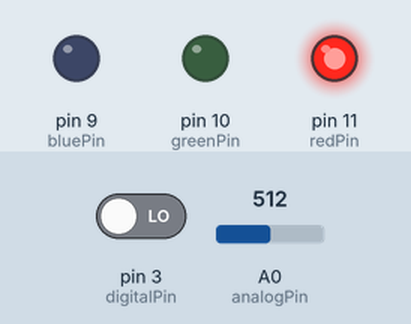
Recording of a sketch running on a simulated Arduino Uno, built with avr-gcc and run on an emulated ATmega328P. Parts: output pins drawn as LEDs (lit = HIGH). Inputs (shaded band) come from the test bench; at power-on: A0 (analogPin) = 512, pin 3 (digitalPin) LOW. What the sketch prints to the serial monitor is not drawn.

Above: at 2.2 s.
2.3 s: A0 (analogPin) set to 163
5.3 s: A0 (analogPin) set to 138
At 6.0 s:
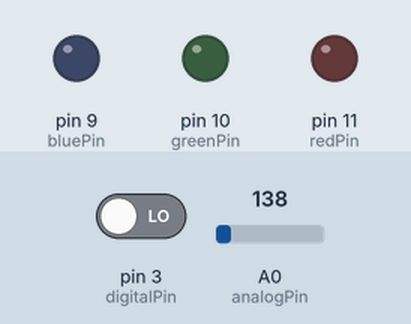
7.0 s: A0 (analogPin) set to 160
At 7.16 s:
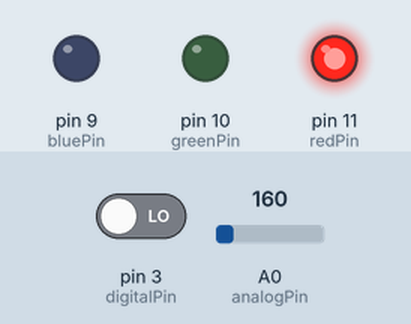
10.0 s: A0 (analogPin) set to 140
At 10.9 s:
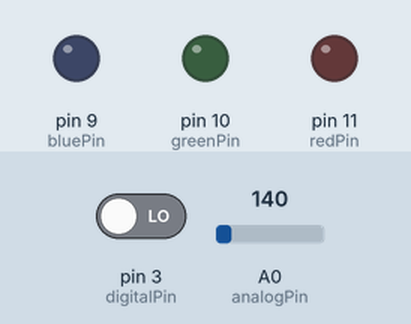
Timing chart, 0 to 12.5 s (numbered marks = the images above; inputs shaded):
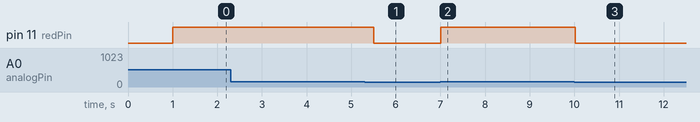

The sketch:

fire_scetch.ino
```cpp
#define analogPin A0 // аналоговый выход MQ135 подключен к пину A0 Arduino
#define digitalPin 3 // цифровой выход подключен к пину 3
int redPin = 11;
int greenPin = 10;
int bluePin = 9;

float analogValue; // для аналогового значения
byte digitalValue; // для цифрового значения, можно, кстати и boolean, но не суть

void setup() {

  Serial.begin(9600); // инициализация последовательного порта
  pinMode(analogPin, INPUT); // режим работы аналогового пина
  pinMode(digitalPin, INPUT); // режим работы цифрового пина

  pinMode(redPin, OUTPUT);
  pinMode(greenPin, OUTPUT);
  pinMode(bluePin, OUTPUT);
  delay(1000); // устаканимся
  }

void loop() {

  /*sudo chown maxim  /dev/ttyACM0
  sudo ln -s /dev/ttyACM0 /dev/ttyUSB0*/
  analogValue = analogRead(analogPin); // чтение аналогового значения
  digitalValue = digitalRead(3); // чтение цифрового значения
  // вывод аналогового значения в последовательный порт

  Serial.print("sid:007,");
  Serial.print("val:"+String(analogValue,0) + ",");

  if (analogValue>150){
     setColor(255, 0, 0, 300); // красный
  } else{
  delay(300); // задержка, чтобы не мельтешило перед глазами
  }
}

void setColor(int red, int green, int blue, int del)
{
    #ifdef COMMON_ANODE
    red = 255 - red
    green = 255 - green;
    blue = 255 - blue;
    #endif
    analogWrite(redPin, red);
    analogWrite(greenPin, green);
    analogWrite(bluePin, blue);
    delay(del);
    analogWrite(redPin, 0);
    analogWrite(greenPin, 0);
    analogWrite(bluePin, 0);

}
```

Measured:
- the behaviour switches between 151 and 150 on A0 (analogPin) (found by bisection; images 0 and 1)
- after the input at 5.3 s, pin 11 (redPin): HIGH → LOW after 0.21 s
- after the input at 7.0 s, pin 11 (redPin): LOW → HIGH at once
- after the input at 10.0 s, pin 11 (redPin): HIGH → LOW at once
